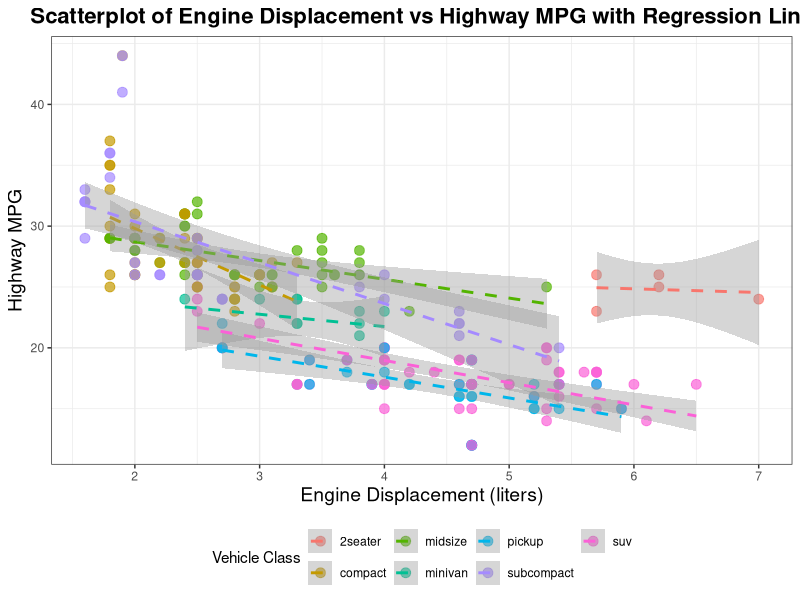
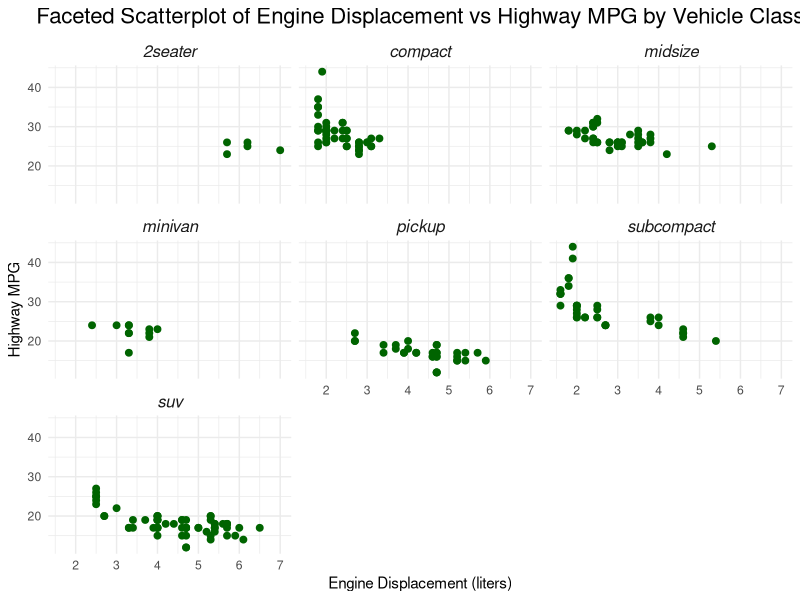
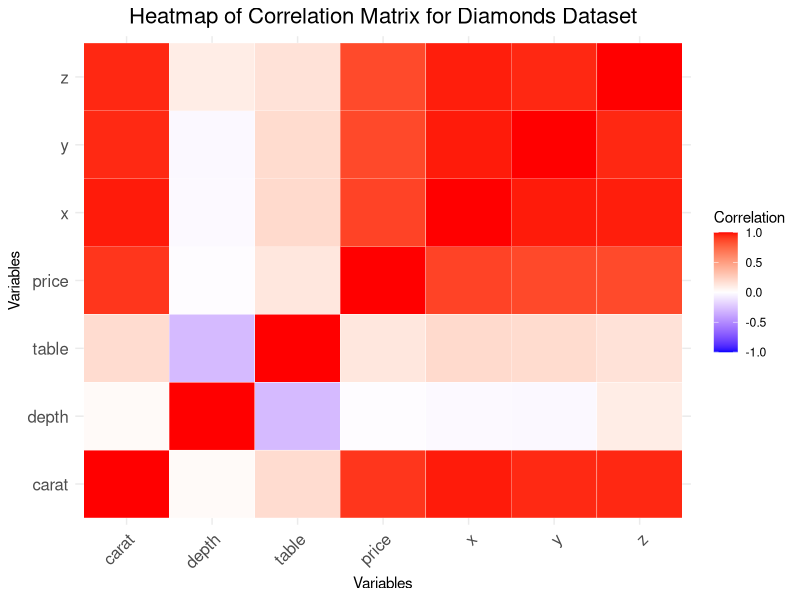
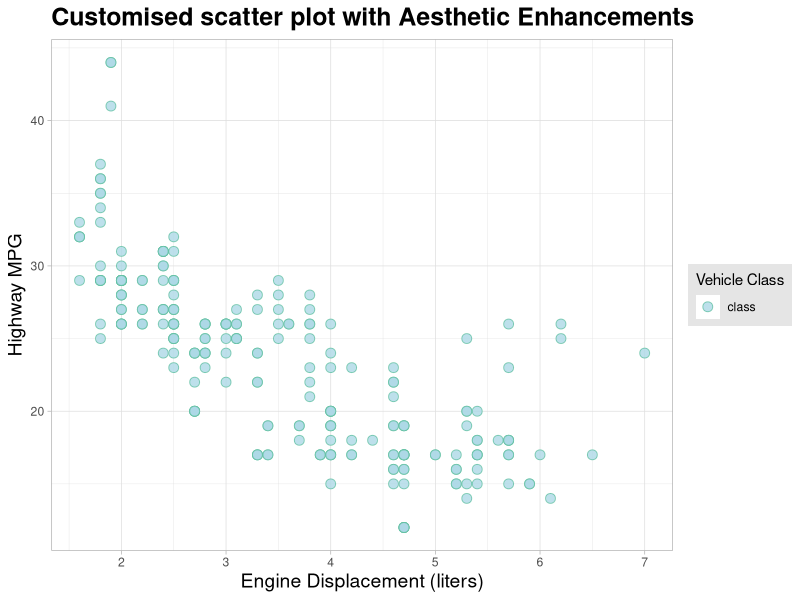
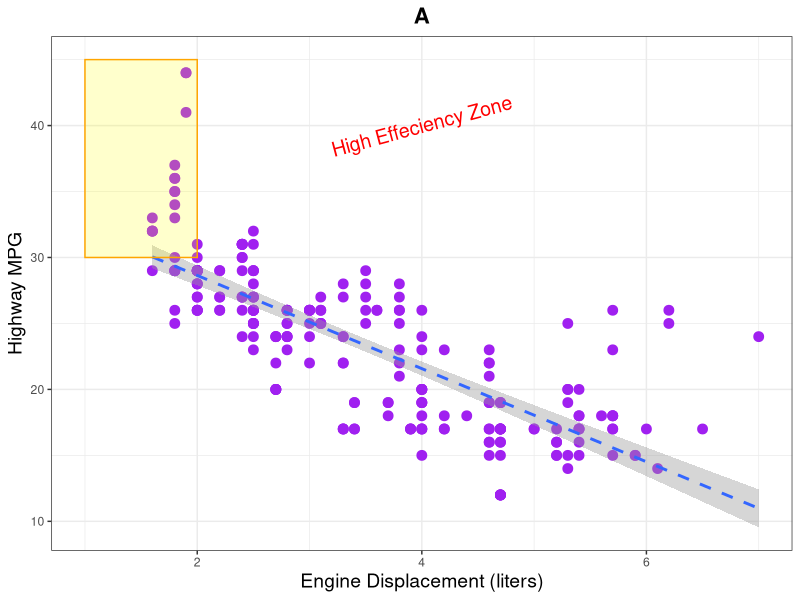

R code for these plots, in order:
## ---- chunk 1
knitr::opts_chunk$set(echo = TRUE,number.lines = TRUE)
knitr::opts_chunk$set(comment = "")
## ---- chunk 2
# Load necessary libraries
library(ggplot2)
library(dplyr)
library(reshape2)

# Scatterplot with regression line and confidence intervals
data("mpg")

ggplot(mpg, aes(x = displ, y = hwy, color = class)) +
  geom_point(size = 3, alpha = 0.7) +
  geom_smooth(method = "lm", se = TRUE, linetype = "dashed") +
  labs(title = "Scatterplot of Engine Displacement vs Highway MPG with Regression Line",
       x = "Engine Displacement (liters)",
       y = "Highway MPG",
       color = "Vehicle Class") +
  theme_bw() +
  theme(plot.title = element_text(hjust = 0.5, size = 16, face = "bold"),
        axis.title = element_text(size = 14),
        legend.position = "bottom")

# Multi-panel plot using Faceting
# Creating faceted scatter plots by vehicle class with enhanced aesthetics
ggplot(mpg, aes(x = displ, y = hwy)) +
  geom_point(color = "darkgreen", size = 2) +
  facet_wrap(~ class, ncol = 3) +
  labs(title = "Faceted Scatterplot of Engine Displacement vs Highway MPG by Vehicle Class",
       x = "Engine Displacement (liters)",
       y = "Highway MPG",
       color = "Drive Type") +
  theme_minimal() +
  theme(strip.text = element_text(size = 12, face = "italic"),
        plot.title = element_text(hjust = 0.5, size = 16))

# Heatmap of correlatio matrix
data("diamonds")

# Calculate correlation matrix for numeric variables
cor_matrix <- cor(diamonds[sapply(diamonds, is.numeric)], use = "complete.obs")

#Convert to tidy format
cor_melt <- melt(cor_matrix)

# Create heatmap
ggplot(cor_melt, aes(Var1, Var2, fill = value)) +
  geom_tile(color = "white") +
  scale_fill_gradient2(low = "blue", high = "red", mid = "white", 
                       midpoint = 0, limit = c(-1, 1), space = "Lab",
                       name = "Correlation") +
  labs(title = "Heatmap of Correlation Matrix for Diamonds Dataset",
       x = "Variables",
       y = "Variables") +
  theme_minimal() +
  theme(axis.text.x = element_text(angle = 45, hjust = 1, size = 12),
        axis.text.y = element_text(size = 12),
        plot.title = element_text(hjust = 0.5, size = 16))

# Enhancing the scatterplot with annotations
ggplot(mpg, aes(x = displ, y = hwy, color = "class")) +
  geom_point(size = 3, shape = 21, fill = "lightblue", alpha = 0.8) +
  theme_light() +
  scale_color_brewer(palette = "Set2") +
  labs(title = "Customised scatter plot with Aesthetic Enhancements",
       x = "Engine Displacement (liters)",
       y = "Highway MPG",
       color = "Vehicle Class") +
  theme(plot.title = element_text(face = "bold", size = 18),
        axis.title = element_text(size = 14),
        legend.background = element_rect(fill = "gray90"))

# Annonate plots and save as image files
annotated_plot <- ggplot(mpg, aes(x = displ, y = hwy)) +
  geom_point(size = 3, color = "purple") +
  geom_smooth(method = "lm", se = TRUE, linetype = "dashed") +
  labs(title = "A",
       x = "Engine Displacement (liters)",
       y = "Highway MPG",
       color = "Vehicle Class") +
  theme_bw() +
  theme(plot.title = element_text(hjust = 0.5, size = 16, face = "bold"),
        axis.title = element_text(size = 14),
        legend.position = "bottom") +
  annotate("text", x = 4, y = 40, label = "High Effeciency Zone", 
           color = "red", size = 5, angle = 15) +
  annotate("rect", xmin = 1, xmax = 2, ymin = 30, ymax = 45, 
           alpha = 0.2, fill = "yellow", color = "orange")

ggsave("annotated_scatterplot.png", plot = annotated_plot, width = 8, height = 6)

